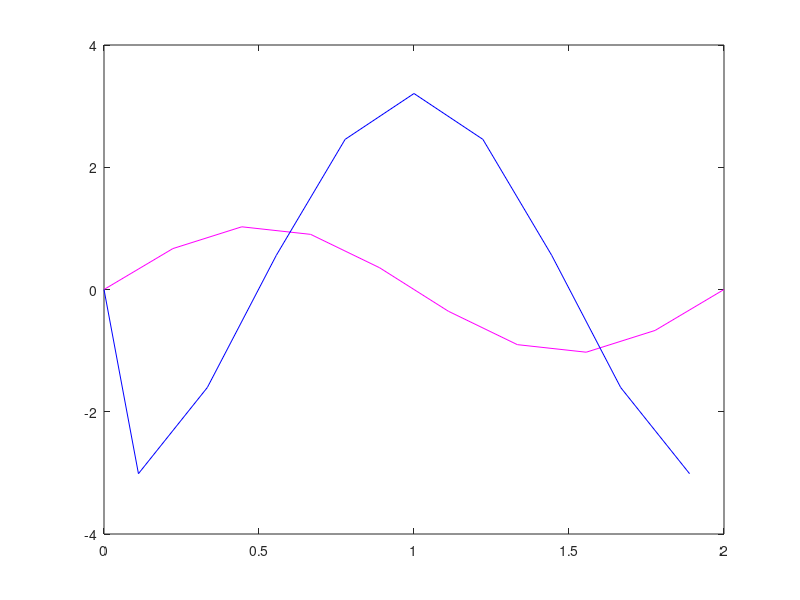

This chart was generated by the following MATLAB code:
clear;
clc;
hold off;

f = @(x) pi*pi*sin(pi*x);
u_eksakt = @(x) sin(pi*x);

X = 2;
N = 10;
x_val = linspace(0,X,N);
dx = x_val(2)-x_val(1);

A = -1;
B = 2;

A = diag(A*ones(1,N-3),1) + diag(B*ones(1,N-2)) + diag(A*ones(1,N-3),-1);

b = zeros(N,1);
X = zeros(N,1);

for i = 1:N
    b(i) = dx^2 * f(x_val(i));
end

b(1) = 0;
b(N) = 0;

u(2:N-1) = A\b(2:N-1); % Matrisen er kun gyldig for ikke-randpunktene
u(1) = 0;
u(N) = 0;

plot(x_val,u,'m')
hold on

% plot(x_val,u_eksakt(x_val),'k')
% hold on

% Creates a v-vector with average values og u between cells
for i = 2:N-1
    v(i) = (u(i-1)+u(i))/2;
end
v(1) = 0;
v(N) = 0;


% Idk if this is overthinking but here is an x-value that looks like the
% one in Jan's slides ([0 0.5 1.5 2.5 ......])
count = 0;
for i = 2:N
    x_ny(i) = dx*(0.5 + count);
    count = count + 1;
end
x_ny(1) = 0;
% plot(x_ny,v,'r')

% Calculating and plotting q
k = 1; % #Yolo-value of k bc we don't know what it is
for i = 2:N
   q(i) = -k * (u(i) - u(i-1))/dx;
end



plot(x_ny,q,'b')


